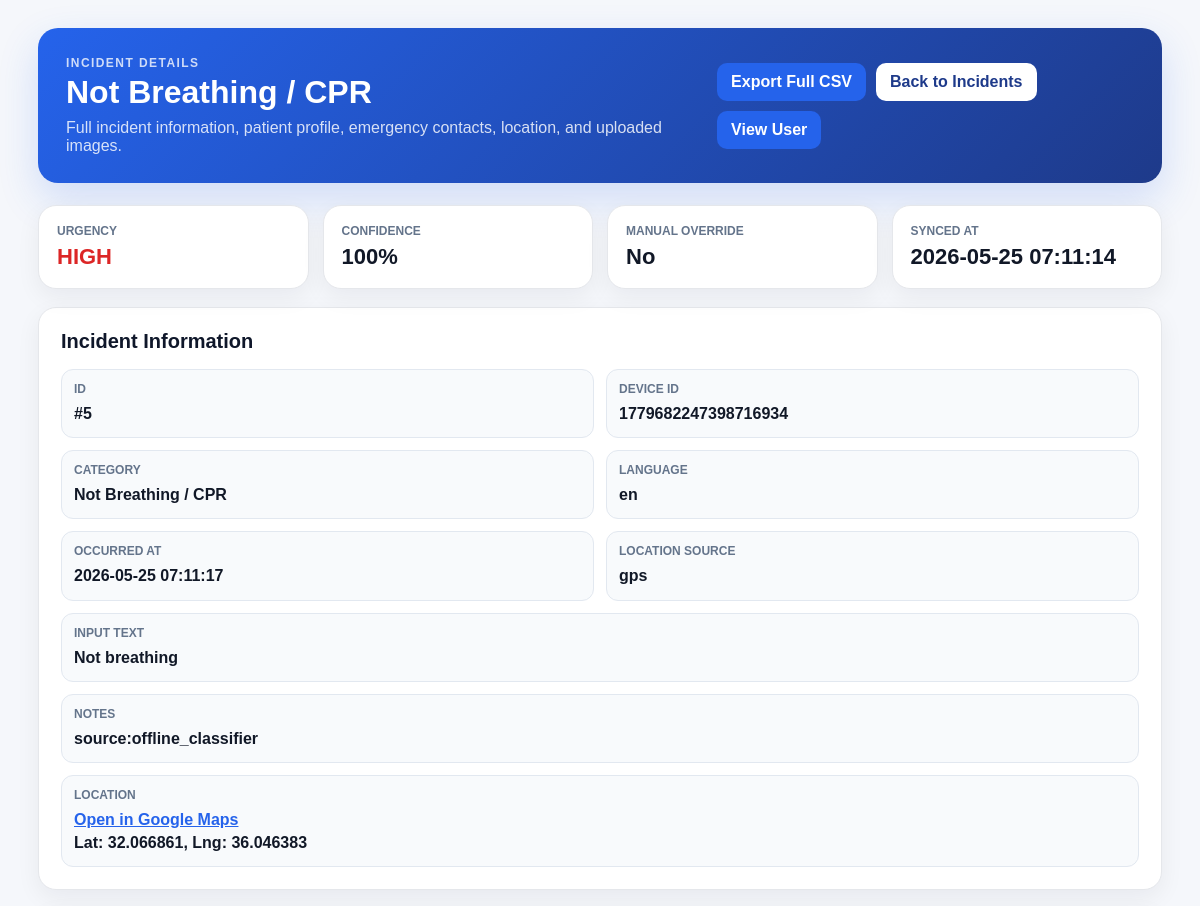
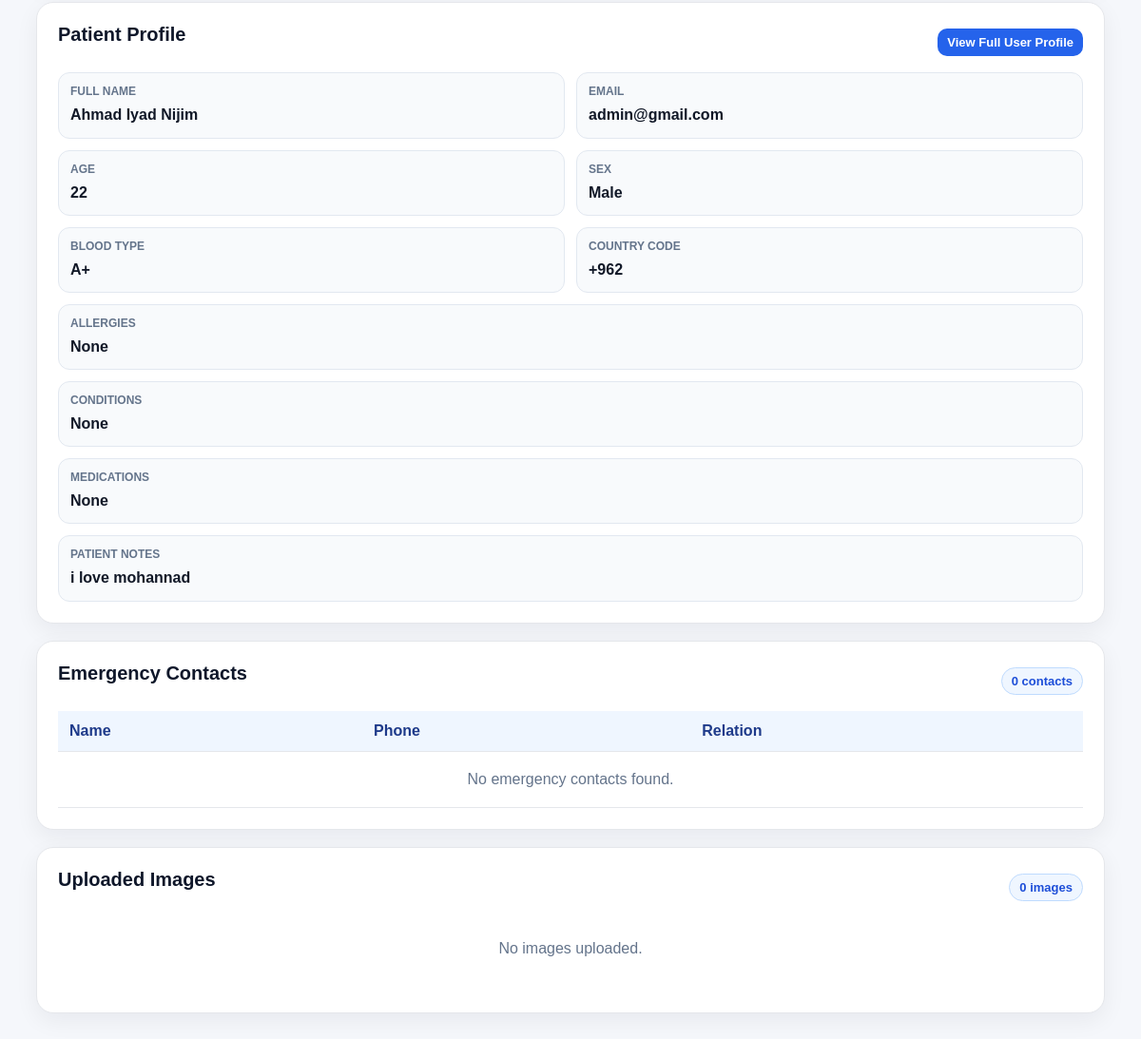
Page /pages/incident_view.php?id=5 (signed in) on the committed database (2 pictures, top to bottom).
### tables this page shows
CREATE TABLE `incidents` (
  `id` int(11) NOT NULL,
  `local_id` int(11) NOT NULL,
  `device_id` varchar(64) DEFAULT NULL,
  `device_db_id` int(11) DEFAULT NULL,
  `occurred_at` datetime DEFAULT NULL,
  `synced_at` datetime NOT NULL DEFAULT current_timestamp(),
  `created_at` datetime NOT NULL DEFAULT current_timestamp(),
  `updated_at` datetime NOT NULL DEFAULT current_timestamp() ON UPDATE current_timestamp(),
  `lang` varchar(10) DEFAULT 'en',
  `input_text` text DEFAULT NULL,
  `predicted_category` varchar(50) DEFAULT NULL,
  `category_code` varchar(50) DEFAULT NULL,
  `urgency` varchar(20) DEFAULT 'medium',
  `urgency_level` enum('low','medium','high','extreme') NOT NULL DEFAULT 'medium',
  `confidence` decimal(5,4) DEFAULT NULL,
  `manual_override` tinyint(1) NOT NULL DEFAULT 0,
  `lat` decimal(9,6) DEFAULT NULL,
  `lng` decimal(9,6) DEFAULT NULL,
  `location_source` enum('gps','last_known','none') NOT NULL DEFAULT 'none',
  `notes` varchar(255) DEFAULT NULL,
  `synced` tinyint(1) NOT NULL DEFAULT 1,
  `server_id` int(11) DEFAULT NULL
);

CREATE TABLE `categories` (
  `id` int(11) NOT NULL,
  `CODE` varchar(50) NOT NULL,
  `urgency_level` enum('low','medium','high','extreme') NOT NULL DEFAULT 'medium',
  `name_en` varchar(120) NOT NULL,
  `name_ar` varchar(120) NOT NULL,
  `icon_key` varchar(50) DEFAULT NULL,
  `is_active` tinyint(1) NOT NULL DEFAULT 1,
  `sort_order` int(11) NOT NULL DEFAULT 1,
  `created_at` datetime NOT NULL DEFAULT current_timestamp(),
  `updated_at` datetime NOT NULL DEFAULT current_timestamp() ON UPDATE current_timestamp()
);

CREATE TABLE `app_users` (
  `id` int(11) NOT NULL,
  `device_id` varchar(100) NOT NULL,
  `email` varchar(190) DEFAULT NULL,
  `phone` varchar(20) DEFAULT NULL,
  `password_hash` varchar(255) DEFAULT NULL,
  `profile_image_path` varchar(255) DEFAULT NULL,
  `full_name` varchar(150) DEFAULT NULL,
  `age` int(11) DEFAULT NULL,
  `sex` varchar(20) DEFAULT NULL,
  `blood_type` varchar(10) DEFAULT NULL,
  `allergies` text DEFAULT NULL,
  `conditions` text DEFAULT NULL,
  `medications` text DEFAULT NULL,
  `notes` text DEFAULT NULL,
  `questionnaire_json` longtext DEFAULT NULL,
  `language` varchar(10) DEFAULT 'en',
  `country_code` varchar(10) DEFAULT '+962',
  `emergency_number` varchar(20) DEFAULT '911',
  `ambulance_number` varchar(20) DEFAULT '193',
  `fire_number` varchar(20) DEFAULT '199',
  `created_at` timestamp NOT NULL DEFAULT current_timestamp(),
  `updated_at` timestamp NOT NULL DEFAULT current_timestamp() ON UPDATE current_timestamp()
);

### pages/guards.php (called while the page is built, shortened)
<?php
function perms(): array
{
    return $_SESSION['perms'] ?? [];
}
function can(string $perm): bool
{
    return in_array($perm, perms(), true);
}
?>

### pages/incident_view.php (the view, shortened to what this page needs)
<?php
require_once __DIR__ . '/guards.php';
require_once __DIR__ . '/../config/database.php';
function e(mixed $value): string
{
    return htmlspecialchars((string)$value, ENT_QUOTES, 'UTF-8');
}
function val(array $row, string $key, string $default = '—'): string
{
    $value = $row[$key] ?? '';
    $value = is_scalar($value) ? trim((string)$value) : '';
    return $value !== '' ? $value : $default;
}
$incidentId = isset($_GET['id']) ? (int)$_GET['id'] : 0;
$stmt = $pdo->prepare("
    SELECT
        incidents.*,
        categories.name_en AS category_name,
        categories.name_ar AS category_name_ar,
        app_users.id AS user_id,
        app_users.full_name,
        app_users.email,
        app_users.profile_image_path,
        app_users.sex,
        app_users.age,
        app_users.blood_type,
        app_users.allergies,
        app_users.conditions,
        app_users.medications,
        app_users.notes AS patient_notes,
        app_users.language AS user_language,
        app_users.country_code,
        app_users.emergency_number,
        app_users.ambulance_number,
        app_users.fire_number
    FROM incidents
    LEFT JOIN categories
        ON incidents.category_code = categories.CODE
    LEFT JOIN app_users
        ON incidents.device_id = app_users.device_id
    WHERE incidents.id = :id
    LIMIT 1
");
$stmt->execute([':id' => $incidentId]);
$incident = $stmt->fetch();
$imgStmt = $pdo->prepare("
    SELECT *
    FROM incident_images
    WHERE incident_id = :incident_id
    ORDER BY uploaded_at ASC
");
$imgStmt->execute([':incident_id' => $incidentId]);
$images = $imgStmt->fetchAll();
$contacts = [];
if (!empty($incident['user_id'])) {
    $contactStmt = $pdo->prepare("
        SELECT *
        FROM user_emergency_contacts
        WHERE user_id = :user_id
        ORDER BY id ASC
    ");
    $contactStmt->execute([':user_id' => (int)$incident['user_id']]);
    $contacts = $contactStmt->fetchAll();
}
$category = $incident['category_name'] ?? $incident['category_code'] ?? 'Unknown';
$urgency = strtolower((string)($incident['urgency_level'] ?? $incident['urgency'] ?? 'medium'));
$confidence = $incident['confidence'] !== null ? number_format(((float)$incident['confidence']) * 100, 0) . '%' : 'N/A';
$hasLocation = !empty($incident['lat']) && !empty($incident['lng']);
?>
<!DOCTYPE html>
<html lang="en">
<head>
    <link rel="stylesheet" href="../assets/css/incident_view.css?v=20260524">
</head>
<body>
    <div class="page-shell">
        <div class="page-header">
            <div>
                <p class="eyebrow">Incident Details</p>
                <h1><?= e($category) ?></h1>
                <p class="muted">Full incident information, patient profile, emergency contacts, location, and uploaded images.</p>
            </div>
            <div class="header-actions">
                <a href="export_incident_csv.php?id=<?= (int)$incident['id'] ?>"
                    class="btn btn-primary">
                    Export Full CSV
                </a>
                <a class="btn secondary" href="incidents.php">Back to Incidents</a>
                <?php if (!empty($incident['user_id']) && can('users.view')): ?>
                    <a class="btn" href="user_view.php?id=<?= urlencode((string)$incident['user_id']) ?>">View User</a>
                <?php endif; ?>
            </div>
        </div>
        <div class="stats-grid">
            <div class="stat-card"><span>Urgency</span><strong class="urgency <?= e($urgency) ?>"><?= e(strtoupper($urgency)) ?></strong></div>
            <div class="stat-card"><span>Confidence</span><strong><?= e($confidence) ?></strong></div>
            <div class="stat-card"><span>Manual Override</span><strong><?= ((int)($incident['manual_override'] ?? 0) === 1) ? 'Yes' : 'No' ?></strong></div>
            <div class="stat-card"><span>Synced At</span><strong><?= e(val($incident, 'synced_at')) ?></strong></div>
        </div>
        <section class="card">
            <h2>Incident Information</h2>
            <div class="details-grid">
                <div class="detail-item"><span>ID</span><strong>#<?= e($incident['id']) ?></strong></div>
                <div class="detail-item"><span>Device ID</span><strong><?= e(val($incident, 'device_id')) ?></strong></div>
                <div class="detail-item"><span>Category</span><strong><?= e($category) ?></strong></div>
                <div class="detail-item"><span>Language</span><strong><?= e(val($incident, 'lang')) ?></strong></div>
                <div class="detail-item"><span>Occurred At</span><strong><?= e(val($incident, 'occurred_at')) ?></strong></div>
                <div class="detail-item"><span>Location Source</span><strong><?= e(val($incident, 'location_source')) ?></strong></div>
                <div class="detail-item wide"><span>Input Text</span><strong><?= nl2br(e(val($incident, 'input_text'))) ?></strong></div>
                <div class="detail-item wide"><span>Notes</span><strong><?= nl2br(e(val($incident, 'notes'))) ?></strong></div>
                <div class="detail-item wide">
                    <span>Location</span>
                    <strong>
                        <?php if ($hasLocation): ?>
                            <a target="_blank" href="https://www.google.com/maps?q=<?= e($incident['lat']) ?>,<?= e($incident['lng']) ?>">Open in Google Maps</a>
                            <br>Lat: <?= e($incident['lat']) ?>, Lng: <?= e($incident['lng']) ?>
                        <?php else: ?>
                            —
                        <?php endif; ?>
                    </strong>
                </div>
            </div>
        </section>
        <section class="card">
            <div class="card-title-row">
                <h2>Patient Profile</h2>
                <?php if (!empty($incident['user_id']) && can('users.view')): ?>
                    <a class="btn small" href="user_view.php?id=<?= urlencode((string)$incident['user_id']) ?>">View Full User Profile</a>
                <?php endif; ?>
            </div>
            <div class="details-grid">
                <div class="detail-item"><span>Full Name</span><strong><?= e(val($incident, 'full_name')) ?></strong></div>
                <div class="detail-item"><span>Email</span><strong><?= e(val($incident, 'email')) ?></strong></div>
                <div class="detail-item"><span>Age</span><strong><?= e(val($incident, 'age')) ?></strong></div>
                <div class="detail-item"><span>Sex</span><strong><?= e(val($incident, 'sex')) ?></strong></div>
                <div class="detail-item"><span>Blood Type</span><strong><?= e(val($incident, 'blood_type')) ?></strong></div>
                <div class="detail-item"><span>Country Code</span><strong><?= e(val($incident, 'country_code')) ?></strong></div>
                <div class="detail-item wide"><span>Allergies</span><strong><?= nl2br(e(val($incident, 'allergies'))) ?></strong></div>
                <div class="detail-item wide"><span>Conditions</span><strong><?= nl2br(e(val($incident, 'conditions'))) ?></strong></div>
                <div class="detail-item wide"><span>Medications</span><strong><?= nl2br(e(val($incident, 'medications'))) ?></strong></div>
                <div class="detail-item wide"><span>Patient Notes</span><strong><?= nl2br(e(val($incident, 'patient_notes'))) ?></strong></div>
            </div>
        </section>
        <section class="card">
            <div class="card-title-row">
                <h2>Emergency Contacts</h2>
                <span class="pill"><?= count($contacts) ?> contact<?= count($contacts) === 1 ? '' : 's' ?></span>
            </div>
            <div class="table-wrap">
                <table>
                    <thead>
                        <tr>
                            <th>Name</th>
                            <th>Phone</th>
                            <th>Relation</th>
                        </tr>
                    </thead>
                    <tbody>
                        <?php if (count($contacts) > 0): ?>
                            <?php foreach ($contacts as $contact): ?>
                                <tr>
                                    <td><?= e($contact['contact_name'] ?? '') ?></td>
                                    <td><?= e($contact['phone'] ?? '') ?></td>
                                    <td><?= e($contact['relation'] ?? '') ?></td>
                                </tr>
                            <?php endforeach; ?>
                        <?php else: ?>
                            <tr>
                                <td colspan="3" class="empty">No emergency contacts found.</td>
                            </tr>
                        <?php endif; ?>
                    </tbody>
                </table>
            </div>
        </section>
        <section class="card">
            <div class="card-title-row">
                <h2>Uploaded Images</h2>
                <span class="pill"><?= count($images) ?> image<?= count($images) === 1 ? '' : 's' ?></span>
            </div>
            <?php if (count($images) > 0): ?>
                <div class="image-grid">
                    <?php foreach ($images as $image): ?>
                        <a href="../<?= e($image['image_path']) ?>" target="_blank">
                            <img src="../<?= e($image['image_path']) ?>" alt="Incident image">
                        </a>
                    <?php endforeach; ?>
                </div>
            <?php else: ?>
                <p class="empty">No images uploaded.</p>
            <?php endif; ?>
        </section>
    </div>
</body>
</html>

### assets/css/incident_view.css (style rules this page uses)
* { box-sizing: border-box; }
body { margin: 0; font-family: Arial, sans-serif; background: #f5f7fb; color: #172033; }
.page-shell { max-width: 1180px; margin: 0 auto; padding: 28px; }
.page-header { background: linear-gradient(135deg, #2563eb, #1e3a8a); color: white; border-radius: 20px; padding: 28px; display: flex; justify-content: space-between; gap: 20px; align-items: center; box-shadow: 0 16px 40px rgba(37, 99, 235, .18); margin-bottom: 22px; }
.page-header h1 { margin: 4px 0 8px; font-size: 32px; }
.eyebrow { margin: 0; text-transform: uppercase; font-size: 12px; letter-spacing: .12em; opacity: .78; font-weight: 800; }
.muted { color: rgba(255, 255, 255, .82); margin: 0; }
.header-actions { display: flex; gap: 10px; flex-wrap: wrap; }
.btn { display: inline-block; background: #2563eb; color: white; text-decoration: none; border-radius: 10px; padding: 10px 14px; font-weight: 800; border: 0; }
.btn.secondary { background: white; color: #1e3a8a; }
.btn.small { padding: 7px 10px; font-size: 13px; }
.stats-grid { display: grid; grid-template-columns: repeat(4, minmax(0, 1fr)); gap: 14px; margin-bottom: 18px; }
.stat-card, .card { background: white; border: 1px solid #e5e7eb; border-radius: 18px; box-shadow: 0 8px 24px rgba(15, 23, 42, .06); }
.stat-card { padding: 18px; }
.stat-card span, .detail-item span { display: block; color: #64748b; font-size: 12px; font-weight: 800; text-transform: uppercase; margin-bottom: 6px; }
.stat-card strong { color: #111827; font-size: 22px; }
.urgency.high, .urgency.extreme { color: #dc2626; }
.card { padding: 22px; margin-bottom: 18px; }
.card h2 { margin: 0 0 16px; color: #0f172a; font-size: 20px; }
.details-grid { display: grid; grid-template-columns: repeat(2, minmax(0, 1fr)); gap: 12px; }
.detail-item { border: 1px solid #e2e8f0; border-radius: 12px; background: #f8fafc; padding: 12px; min-width: 0; }
.detail-item.wide { grid-column: 1 / -1; }
.detail-item strong { display: block; color: #111827; word-break: break-word; line-height: 1.45; }
.detail-item a { color: #2563eb; font-weight: 800; }
.card-title-row { display: flex; justify-content: space-between; align-items: center; gap: 12px; margin-bottom: 12px; }
.pill { background: #eff6ff; color: #1d4ed8; border: 1px solid #bfdbfe; border-radius: 999px; padding: 6px 10px; font-weight: 800; font-size: 13px; }
.table-wrap { overflow-x: auto; }
table { width: 100%; border-collapse: collapse; }
th, td { border-bottom: 1px solid #e5e7eb; padding: 12px; text-align: left; vertical-align: top; }
th { background: #eff6ff; color: #1e3a8a; font-weight: 800; }
.empty { text-align: center; color: #64748b; padding: 20px; }

### rows in the picture
incidents: categories.name_en "Not Breathing / CPR", urgency_level "HIGH", confidence "100%", synced_at "2026-05-25 07:11:14", id "5", device "1779682247398716934", lang "en", occurred_at "2026-05-25 07:11:17", location_source "gps", input_text "Not breathing", notes "source:offline_classifier", lat "32.066861", lng "36.046383", app_users.full_name "Ahmad Iyad Nijim", app_users.email "admin@gmail.com", app_users.age "22", app_users.sex "Male", app_users.blood_type "A+", app_users.country_code "+962", app_users.allergies "None", app_users.conditions "None", app_users.medications "None", app_users.notes "i love mohannad"

### other values in the picture
count($contacts) "0"
count($images) "0"
